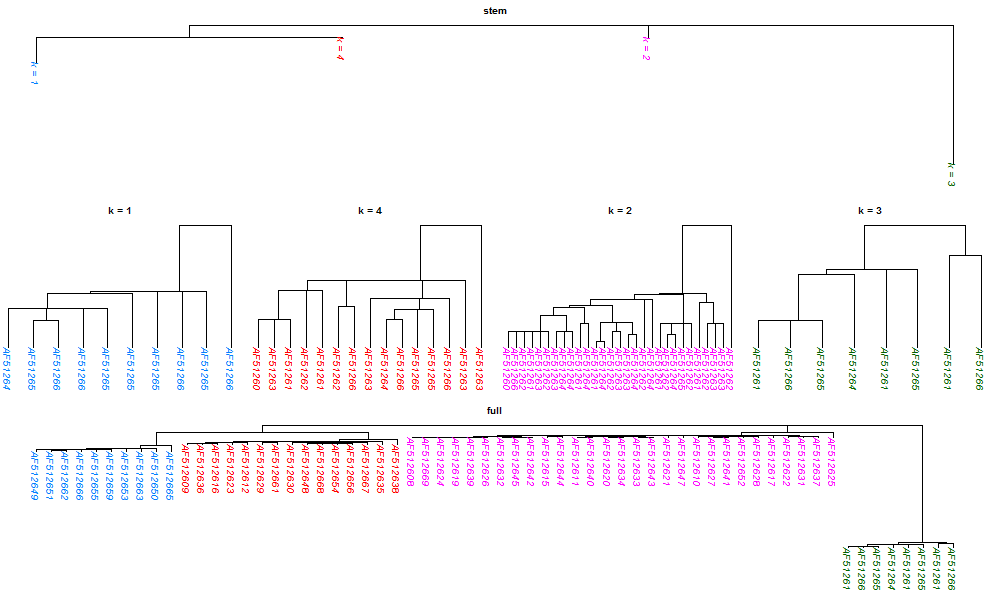

Write R code to recreate this figure.
library(phyclust)

### Read Data.
data.path <- paste(.libPaths()[1], "/phyclust/data/pony625.fas", sep = "")
my.625 <- read.fasta(data.path)
X <- my.625$org

### Run a silly phyclust() in 4 clusters.
set.seed(1234)
K <- 4
EMC <- .EMControl(init.procedure = "emEM")
ret <- phyclust(X, K, EMC = EMC)

### Run paml.baseml on central sequences to obtain the stem tree.
ret.stem <- paml.baseml(ret$Mu)

### Run paml.baseml on every clusters.
opts <- paml.baseml.control(clock = 1)
ret.leaves <- NULL
for(k in 1:K){
  ### Warning: this loop may take several minutes.
  id <- ret$class.id == k
  if(sum(id) > 1){
    X.sub <- matrix(X[id,], nrow = sum(id))
    ret.leaves[[k]] <- paml.baseml(X.sub, opts = opts)
  } else{
    ret.leaves[[k]] <- list(best.tree = paste("(1: ", ret$QA$Tt, ");", sep = ""))
    class(ret.leaves[[k]]) <- "baseml"
  }
}

### Joint the leaves to the stem.
tree.stem <- read.tree(text = ret.stem$best.tree)
tree.est <- tree.stem
tree.sub <- NULL
for(k in 1:K){
  tree.sub[[k]] <- read.tree(text = ret.leaves[[k]]$best.tree)
  org.height <- get.rooted.tree.height(tree.sub[[k]])
  if(org.height > 0){
    scale.height <- ret$QA$Tt / org.height
  } else{
    scale.height <- 1
  }
  tree.sub[[k]] <-
    rescale.rooted.tree(tree.sub[[k]], scale.height = scale.height)
  tree.sub[[k]]$tip.label <-
    my.625$seqname[ret$class.id == k][as.numeric(tree.sub[[k]]$tip.label)]

  tree.est <- bind.tree(tree.est, tree.sub[[k]],
                        where = which(tree.est$tip.label == as.character(k)))
}

### Plot trees.
K <- as.numeric(tree.stem$tip.label)
windows()
layout(matrix(c(rep(1, 4), 2:5, rep(6, 4)), nrow = 3, byrow = TRUE))
par(mar = c(1, 0, 2, 1))
tree.stem$tip.label <- paste("k = ", K, sep = "")
plot(tree.stem, direction = "downwards", tip.color = .Color[K], cex = 1.2)
title(main = "stem")
for(k in K){
  plot(tree.sub[[k]], direction = "downwards", tip.color = .Color[k], cex = 1.2)
  title(main = paste("k = ", k, sep = ""))
}
y <- data.frame(seqname = my.625$seqname, id = ret$class.id)
x <- data.frame(seqname = tree.est$tip.label)
z <- merge(x, y, sort = FALSE)
plot(tree.est, direction = "downwards", tip.color = .Color[z$id], cex = 1.2)
title(main = "full")
